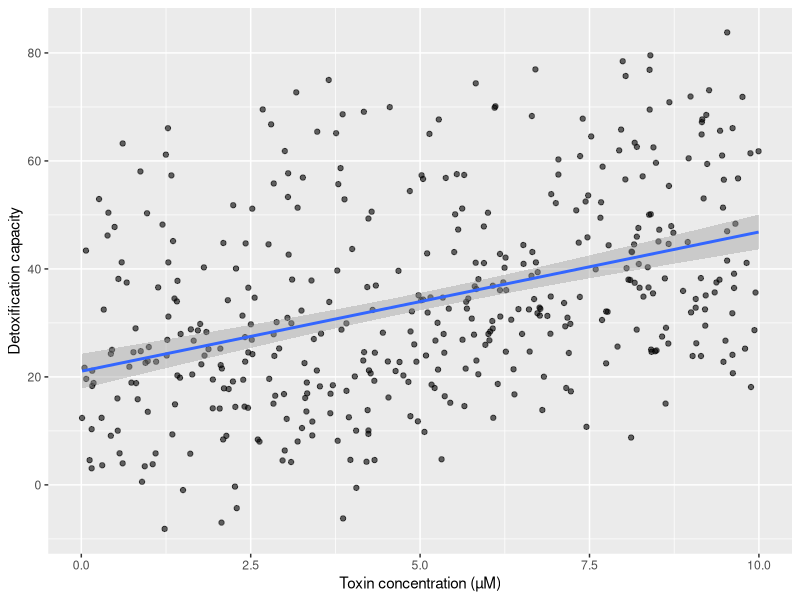
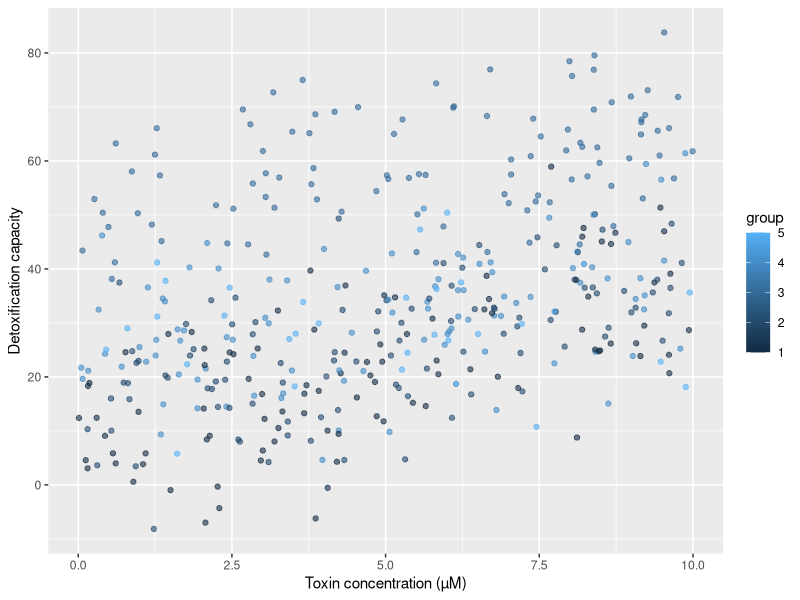
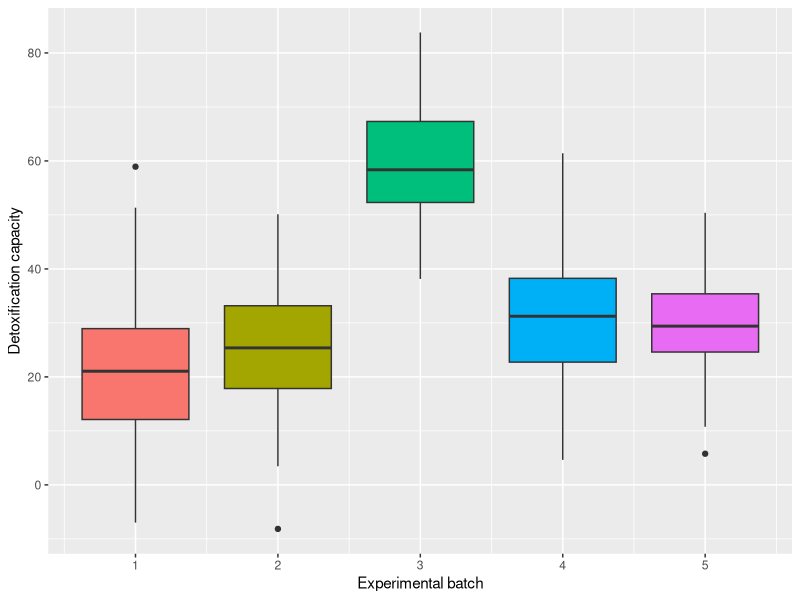
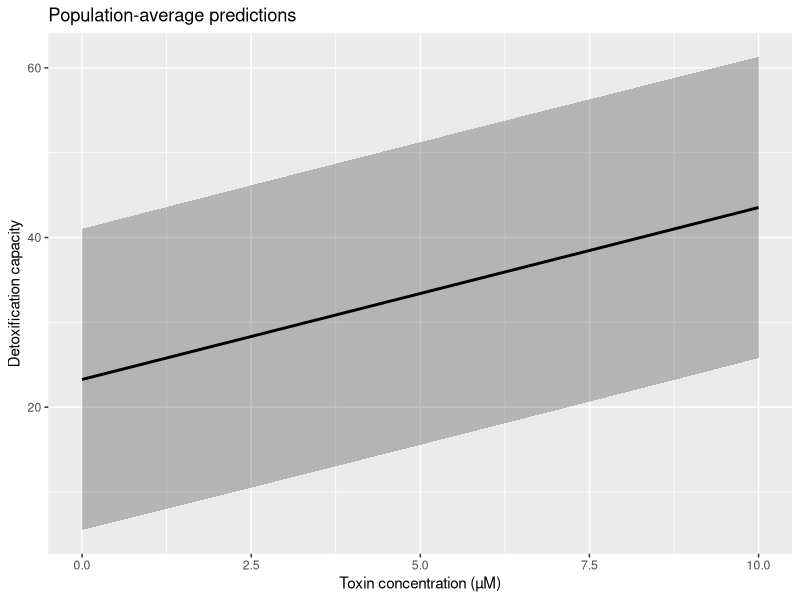
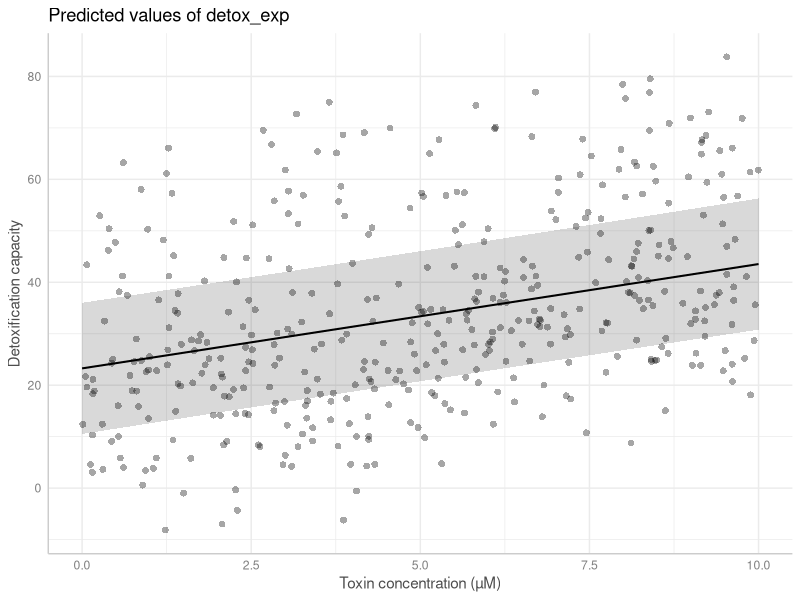
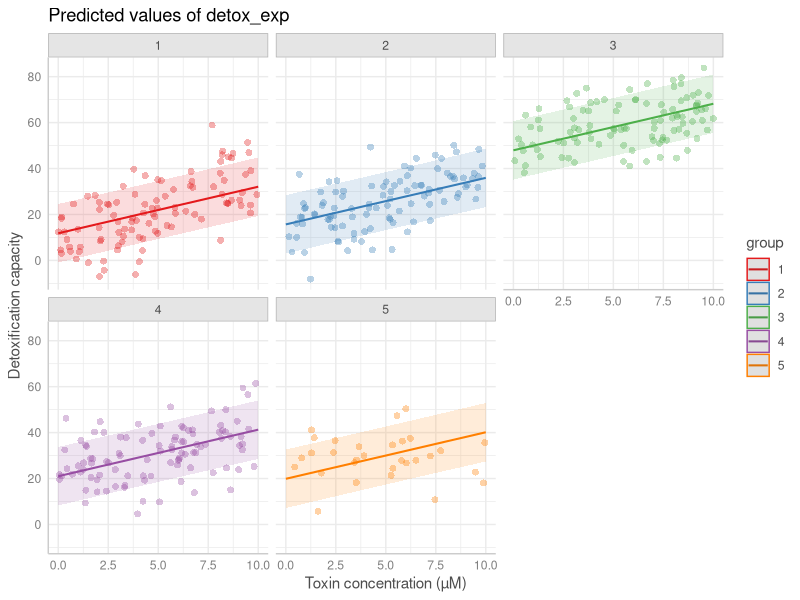

The R script that drew these images, in order:
library(tidyverse)
library(readr)
library(here)
benzo_data <- read.csv(here("data","benzo_data.csv"))
getwd()
view(benzo_data)


ggplot(benzo_data, aes(x = benzo_um, y = detox_exp)) +
  geom_point(alpha = 0.6) +
  labs(
    x = "Toxin concentration (µM)",
    y = "Detoxification capacity"
  ) +
  geom_smooth(method = "lm", se = TRUE)
#plots data ignoring group structure
#Graph shows positive relationship


ggplot(benzo_data, aes(x = benzo_um, y = detox_exp, colour = group)) +
  geom_point(alpha = 0.6) +
  labs(
    x = "Toxin concentration (µM)",
    y = "Detoxification capacity"
  ) +
  theme(legend.position = "right")
#plots data points colored by experimental batch
#shows that groups differ substantially in baseline detox capacity


ggplot(benzo_data, aes(x = group, y = detox_exp, fill = factor(group))) +
  geom_boxplot() +
  labs(
    x = "Experimental batch",
    y = "Detoxification capacity"
  ) +
  theme(legend.position = "none")
#boxplot shows how detoxification capacity differs between experimental batches
#group 3 has substantially higher detoxification


pooled_model <- lm(detox_exp ~ benzo_um, data = benzo_data)
summary(pooled_model)
#Pooled model, treats all observations as independent. Ignores groups
#This model has standard errors that are artificially small because 430 observations
#are treated as wrongly independent, which inflates estimate confidence


fixed_model <- lm(detox_exp ~ benzo_um + group, data = benzo_data)
summary(fixed_model)
#Includes group as a predictor
#A fixed model works best with <5 groups, with groups having large balanced sample sizes
#this model works if you want to make inferences about these specific batches only

#Limitations of model:
  #Cannot make inferences to future batches
  #uses many dfs when estimating group differences
  #Struggles with unbalanced designs or missing data


library(lmerTest)

mixed_model <- lmer(detox_exp ~ benzo_um + (1 | group), data = benzo_data)
summary(mixed_model)
#Models group to group variation as random
#The notation (1|group) specifies a random intercept - each group has its own baseline value,
#but the slope (effect of toxin) is assumed constant.
#Experimental batch accounts for 67% of the variation not explained by toxin concentration
#(shown by random effects model)
#effect of toxin concentration is 2.03 units increase in detoxification per µM
#increase in toxin (95% CI: 1.69–2.36) (shown by fixed effects)


#Model summary:
#Pooled: Intercept SE is unrealistically small (ignores batch variation)
#Fixed: Smallest SE, but only describes Group 1
#Mixed: Larger intercept SE (correctly reflects batch uncertainty), reasonable slope SE


#Mixed models dont often change conclusions about fixed effects dramatically

#Fixed-effect models are perfectly adequate when:
  #Few groups (< 5) with balanced designs
  #Large sample sizes per group
  #No interest in generalisation beyond these specific groups
  #Complete data with no missing values


library(emmeans)

emmeans(mixed_model, 
        specs = "benzo_um", 
        at = list(benzo_um = c(0, 2.5, 5, 7.5, 10)))
#emmeans can produce mixed models as well as fixed models

library(ggplot2)
library(pbkrtest)
emmeans(mixed_model, 
        specs = "benzo_um", 
        at = list(benzo_um = seq(0, 10, 0.5))) |>
  as.data.frame() |>
  ggplot(aes(x = benzo_um, y = emmean)) +
  geom_ribbon(aes(ymin = lower.CL, ymax = upper.CL), alpha = 0.3) +
  geom_line(linewidth = 1) +
  labs(
    x = "Toxin concentration (µM)",
    y = "Detoxification capacity",
    title = "Population-average predictions"
  )
#Visualises marginal means at different toxin concs



library(ggeffects)

# Population-level predictions (equivalent to emmeans)
ggpredict(mixed_model,
          terms = "benzo_um",
          type = "fixed"
) |>
  plot(show_data = TRUE) +
  labs(
    x = "Toxin concentration (µM)",
    y = "Detoxification capacity"
  )
#Model above shows predictions for individual batches, not grouped
#Mixed models allow us to predict responses for specific groups, this is shown below

ggpredict(mixed_model,
          terms = c("benzo_um", "group"),
          type = "random"
) |>
  plot(show_data = TRUE) +
  facet_wrap(~group) +
  labs(
    x = "Toxin concentration (µM)",
    y = "Detoxification capacity"
  )
